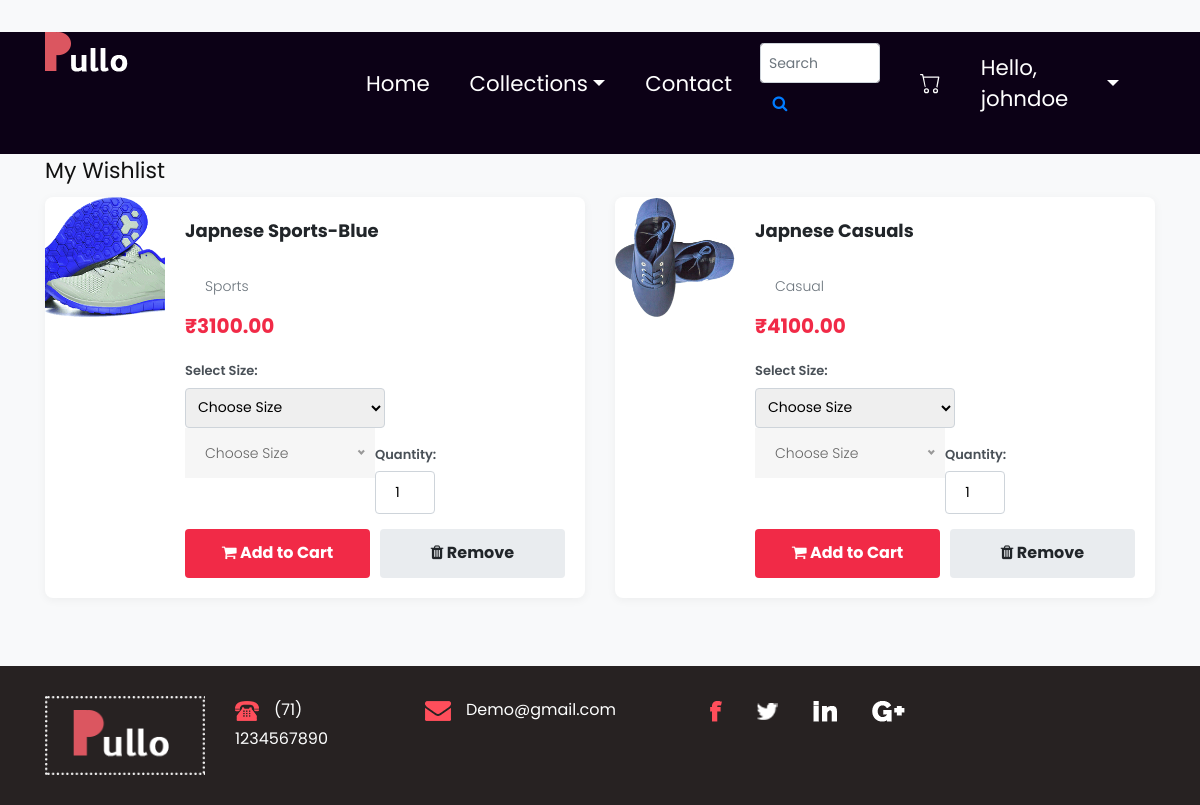
Screenshot of /wishlist/ (signed in) with the database file from the repository.
### app/models.py (models this page shows, shortened)
class UserDetails(models.Model):
    userid = models.AutoField(primary_key=True)
    name = models.CharField(max_length=100)
    email = models.EmailField(unique=True)
    password = models.CharField(max_length=128)
    address = models.TextField(blank=True, null=True, default='')
    dob = models.DateField(blank=True, null=True, default='2000-01-01')
    pincode = models.CharField(max_length=10, blank=True, null=True)
    phoneno = models.CharField(max_length=15, blank=True, null=True)

class Boots(models.Model):
    boot_id = models.AutoField(primary_key=True)
    name = models.CharField(max_length=100)
    size = models.CharField(max_length=10)
    quantity = models.PositiveIntegerField()
    price = models.DecimalField(max_digits=10, decimal_places=2)
    image = models.ImageField(upload_to='boots/')
    bestseller = models.BooleanField(default=False)
    description = models.TextField(blank=True)
    category = models.CharField(max_length=20)

class Shoes(models.Model):
    shoe_id = models.AutoField(primary_key=True)
    name = models.CharField(max_length=100)
    size = models.CharField(max_length=10)
    quantity = models.PositiveIntegerField()
    price = models.DecimalField(max_digits=10, decimal_places=2)
    image = models.ImageField(upload_to='shoes/')
    bestseller = models.BooleanField(default=False)
    description = models.TextField(blank=True)
    category = models.CharField(max_length=20)

### app/views.py (the view, shortened to what this page needs)
# urls.py: path('wishlist/', views.wishlist, name='wishlist'),
def wishlist(request):
    items = []
    if 'userid' in request.session:
        user = UserDetails.objects.get(userid=request.session['userid'])
        for w in Wishlist.objects.filter(user_details=user):
            ptype, pid, prod = parse_wishlist_itemid(w.itemid)
            if prod:
                items.append({
                    'id': w.pk, 'name': prod.name, 'image_url': prod.image.url,
                    'price': prod.price, 'category': prod.category,
                    'product_type': ptype, 'product_id': pid
                })
    return render(request, 'wishlist.html', {'wishlist_items': items})

### app/views.py (called while the page is built)
def parse_wishlist_itemid(itemid):
    try:
        if itemid.startswith('shoe_'):
            numeric_id = int(itemid.split('_')[1])
            return ('shoes', numeric_id, Shoes.objects.get(shoe_id=numeric_id))
        elif itemid.startswith('boot_'):
            numeric_id = int(itemid.split('_')[1])
            return ('boots', numeric_id, Boots.objects.get(boot_id=numeric_id))
        else:
            numeric_id = int(itemid)
            return ('shoes', numeric_id, Shoes.objects.get(shoe_id=numeric_id))
    except (IndexError, ValueError, Shoes.DoesNotExist, Boots.DoesNotExist) as e:
        print(f"Error parsing itemid '{itemid}': {e}")
        return (None, None, None)

### template/wishlist.html (shortened to what this page needs)
{% load static %}
<!DOCTYPE html>
<html lang="en">
<head>
   <link rel="stylesheet" href="{% static 'css/bootstrap.min.css' %}">
   <link rel="stylesheet" href="{% static 'css/style.css' %}">
   <link rel="stylesheet" href="{% static 'css/responsive.css' %}">
   <link rel="stylesheet" href="{% static 'css/jquery.mCustomScrollbar.min.css' %}">
   <link rel="stylesheet" href="https://netdna.bootstrapcdn.com/font-awesome/4.0.3/css/font-awesome.css">
   <link rel="stylesheet" href="{% static 'css/owl.carousel.min.css' %}">
   <link rel="stylesheet" href="{% static 'css/owl.theme.default.min.css' %}">
   <link rel="stylesheet" href="https://cdnjs.cloudflare.com/ajax/libs/fancybox/2.1.5/jquery.fancybox.min.css" media="screen">
   </head>
   <body class="main-layout">
      {% include 'header.html' %}
      <div class="container wishlist-container">
        <h2>My Wishlist</h2>
      {% if wishlist_items %}
      <div class="row">
      {% for item in wishlist_items %}
      <div class="col-lg-6">
      <div class="wishlist-item-card d-flex" id="wishlist-item-{{ item.id }}">
      <img src="{{ item.image_url }}" alt="{{ item.name }}" class="wishlist-item-image">
      <div class="wishlist-item-info">
      <h3 class="wishlist-item-name">{{ item.name }}</h3>
      <p class="wishlist-item-category">{{ item.category }}</p>
      <div class="wishlist-item-price">₹{{ item.price|floatformat:2 }}</div>
      <form class="add-to-cart-form" data-product-type="{{ item.product_type }}" data-product-id="{{ item.product_id }}" data-item-id="{{ item.id }}">
      <div class="size-selector">
      <label for="size-{{ item.id }}">Select Size:</label>
      <select name="size" id="size-{{ item.id }}" required>
      <option value="" disabled selected>Choose Size</option>
      </select>
      </div>
      <div class="qty-selector">
      <label for="qty-{{ item.id }}">Quantity:</label>
      <input type="number" name="quantity" id="qty-{{ item.id }}" value="1" min="1" max="10">
      </div>
      <div class="wishlist-actions">
      <button type="submit" class="btn-add-cart"><i class="fa fa-shopping-cart"></i> Add to Cart</button>
      <button type="button" class="btn-remove remove-wishlist-btn" data-item-id="{{ item.id }}"> <i class="fa fa-trash"></i> Remove</button>
      </div>
      </form>
      </div>
      </div>
      </div>
      {% endfor %}
      </div>
      {% endif %}
      </div>
      {% include 'footer.html' %}
   </body>
</html>

### template/header.html (shortened to what this page needs)
{% load static %}
<div class="header_section header_main">
    <div class="container">
        <div class="row">
            <div class="col-sm-3">
                <div class="logo"><a href="{% url 'indexed' %}"><img src="{% static 'images/logo.png' %}"></a></div>
            </div>
            <div class="col-sm-9">
                <nav class="navbar navbar-expand-lg navbar-light bg-light">
                    <div class="collapse navbar-collapse" id="navbarNavAltMarkup">
                        <div class="navbar-nav align-items-center">
                            <a class="nav-item nav-link" href="{% url 'indexed' %}">Home</a>
                            <div class="nav-item dropdown">
                                <a class="nav-link dropdown-toggle" href="#" id="collectionsDropdown" role="button" data-toggle="dropdown" aria-haspopup="true" aria-expanded="false">
                                    Collections
                                </a>
                            </div>
                            <a class="nav-item nav-link" href="{% url 'contact' %}">Contact</a>
                            <div class="nav-item">
                                <form class="form-inline d-flex align-items-center ml-2" method="get" action="{% url 'search' %}">
                                    <input type="text" name="query" class="form-control form-control-sm mr-1" placeholder="Search" style="width: 120px;">
                                    <button type="submit" class="btn btn-link p-1">
                                        <i class="fa fa-search"></i>
                                    </button>
                                </form>
                            </div>
                            <a class="nav-item nav-link d-flex align-items-center" href="{% url 'cart' %}" style="min-width: 50px; justify-content: center;">
                            </a>
                            {% if request.session.username %}
                            <div class="nav-item dropdown">
                                <a class="nav-link dropdown-toggle" href="#" id="userDropdown" role="button" data-toggle="dropdown" aria-haspopup="true" aria-expanded="false">
                                    Hello, {{ request.session.username }}
                                </a>
                            </div>
                            {% else %}
                            <a class="nav-item nav-link" href="{% url 'login' %}">Login</a>
                            {% endif %}
                        </div>
                    </div>
                </nav>
            </div>
        </div>
    </div>
</div>

### static/css/style.css (style rules this page uses)
* { box-sizing: border-box !important; transition: ease all 0.5s; }
html { scroll-behavior: smooth; }
body { color: #666666; font-size: 14px; font-family: Poppins; line-height: 1.80857; font-weight: normal; overflow-x: hidden; }
a { color: #1f1f1f; text-decoration: none !important; outline: none !important; -webkit-transition: all .3s ease-in-out; -moz-transition: all .3s ease-in-out; -ms-transition: all .3s ease-in-out; -o-transition: all .3s ease-in-out; transition: all .3s ease-in-out; }
h1, h2, h3, h4, h5, h6 { letter-spacing: 0; font-weight: normal; position: relative; padding: 0 0 10px 0; font-weight: normal; line-height: normal; color: #111111; margin: 0 }
h2 { font-size: 22px }
h3 { font-size: 18px }
*, *::after, *::before { -webkit-box-sizing: border-box; -moz-box-sizing: border-box; box-sizing: border-box; }
p { margin: 20px; font-weight: 300; font-size: 15px; line-height: 24px; }
a { color: #222222; text-decoration: none; outline: none !important; }
a, .btn { text-decoration: none !important; outline: none !important; -webkit-transition: all .3s ease-in-out; -moz-transition: all .3s ease-in-out; -ms-transition: all .3s ease-in-out; -o-transition: all .3s ease-in-out; transition: all .3s ease-in-out; }
img { max-width: 100%; height: auto; }
button { width: 100%; padding: 10px; background-color: #007bff; color: white; border: none; border-radius: 8px; font-size: 16px; cursor: pointer; }
button { border: 0; margin: 0; padding: 0; cursor: pointer; }
.header_section { width: 100%; float: left; background-image: url(../images/banner.png); height: auto; padding: 20px 0px; background-size: 100%; background-repeat: no-repeat; }
.bg-light { background-color: transparent !important; }
.navbar-light .navbar-nav .nav-link { color: #fff; font-size: 16pt; }
.navbar-expand-lg .navbar-nav .nav-link { padding-right: 0.9rem; padding-left: 1.6rem; }
body { width:100%; height:100%; }
.carousel-inner,.carousel,.carousel-item,.container,.fill { height:100%; width:100%; background-position:center center; background-size:cover; }
.header_main { width: 100%; height: auto; background: #0c0116; }

### template/wishlist.html (style rules this page uses)
body { margin: 0; padding: 0; background-color: #f8f9fa; }
.wishlist-container { margin-top: 2rem; margin-bottom: 3rem; }
.wishlist-item-card { background: white; border-radius: 8px; overflow: hidden; box-shadow: 0 2px 10px rgba(0,0,0,0.05); margin-bottom: 20px; transition: all 0.3s ease; }
.wishlist-item-image { width: 120px; height: 120px; object-fit: cover; border-radius: 5px; }
.wishlist-item-info { flex: 1; padding: 20px; }
.wishlist-item-name { font-size: 18px; font-weight: bold; color: #212529; margin-bottom: 5px; }
.wishlist-item-category { font-size: 14px; color: #6c757d; margin-bottom: 10px; text-transform: capitalize; }
.wishlist-item-price { font-size: 20px; font-weight: bold; color: #f12a47; margin-bottom: 15px; }
.wishlist-actions { display: flex; gap: 10px; align-items: center; }
.btn-add-cart { background: #f12a47; color: white; padding: 10px 20px; border: none; border-radius: 4px; font-weight: bold; cursor: pointer; transition: all 0.3s ease; }
.btn-remove { background: #e9ecef; color: #212529; padding: 10px 20px; border: none; border-radius: 4px; font-weight: bold; cursor: pointer; transition: all 0.3s ease; }
.size-selector { margin-bottom: 15px; }
.size-selector label { display: block; font-size: 13px; font-weight: 600; margin-bottom: 5px; color: #495057; }
.size-selector select { width: 100%; max-width: 200px; padding: 8px; border: 1px solid #ced4da; border-radius: 4px; font-size: 14px; }
.qty-selector { margin-bottom: 15px; }
.qty-selector label { display: block; font-size: 13px; font-weight: 600; margin-bottom: 5px; color: #495057; }
.qty-selector input { width: 60px; padding: 8px; border: 1px solid #ced4da; border-radius: 4px; text-align: center; font-size: 14px; }

### rows the page displays
UserDetails: session.username "johndoe"
Boots: name "Japnese Sports-Blue", category "Sports", price "3100.00"
Shoes: name "Japnese Casuals", category "Casual", price "4100.00"
